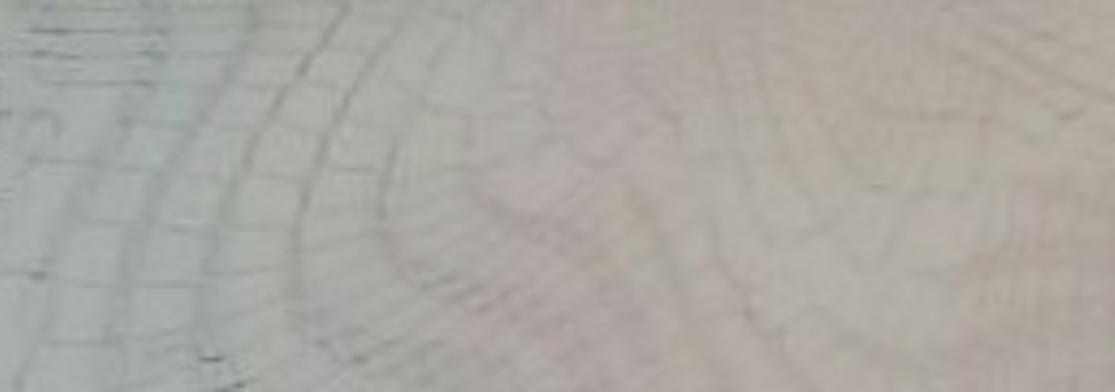
#> input picture gen_chinese/generate_OCRimages/background_img/background_1.jpg, 1115 x 392 px, given in place of background_12.jpg, which was not available
$ python Generate_IDnum9.py   (Python 2 division)
#> lines starting #> are read from the running program, lines starting #| are printed output that depends on the picture; after the words box and inside, x2 and y2 are one past the last pixel; in counts of white or black regions, pixels touching at a corner belong together; pictures that were not available may be replaced by others from this repository, and a replacement may not be noted
### gen_chinese/generate_OCRimages/gen_idnum/num_gen.py
#! /usr/env/bin python
# -*- coding: UTF-8 -*-

import os
import sys
import cv2
import numpy as np
import random

from PIL import Image
from PIL import ImageDraw
from PIL import ImageFont
from PIL import ImageEnhance
from skimage import draw as drawcurve

# [4 lines left out: function gaussianNoisy, not called in this run]

def gene_img(text):

    # background image cropped from the user id image
    #im = Image.open("/home/robot/hcl/generate_OCRimages/background_img/background_"+str(random.randint(1,6))+".jpg")
    im = Image.open("../background_img/background_"+str(random.randint(1,18))+".jpg")
    font_size = random.randint(21,25)
    stride_x = font_size-8
    im = im.resize((265,50))
    sdsds = random.uniform(-3,3)
    im = im.rotate(sdsds, Image.BICUBIC)
    draw = ImageDraw.Draw(im)
    char_list = list(text.strip())
    i , j = 0, 0
    start_x, start_y = random.randint(11,14),random.randint(9,12)
    font_path = "../fonts/idnum.ttf"
    font = ImageFont.truetype(font_path, font_size)
    for idx,char in enumerate(char_list):
        x_min = start_x + idx * stride_x+random.randint(-2,1)
        draw.text(( x_min , start_y ), char,(random.randint(0,30),random.randint(0,30),random.randint(0,30)) ,font=font)
    del draw

    enh_col = ImageEnhance.Color(im)
    im = enh_col.enhance(random.uniform(0.5,1.5))

    enh_bri = ImageEnhance.Brightness(im)
    im = enh_bri.enhance(random.uniform(0.9,1.3))

    enh_con = ImageEnhance.Contrast(im)
    im = enh_con.enhance(random.uniform(0.8,1.2))

    enh_sha = ImageEnhance.Sharpness(im)
    im = enh_sha.enhance(random.uniform(0.8,1.5))

    # change to the opencv(numpy) image data type
    cv_im = np.array(im)
    # enlarge the image and use erode to widen the stride
    '''
    factor = random.randint(2,4)
    print(factor)
    new_shape = (cv_im.shape[1] * factor, cv_im.shape[0] * factor)
    im_enlarge = cv2.resize(cv_im,new_shape)
    k = random.choice([1,1,3])
    print(k)
    kernel = cv2.getStructuringElement(cv2.MORPH_CROSS,(k,k))
    im_enlarge = cv2.erode(im_enlarge, kernel, iterations = 1)
    result_im = cv2.resize(im_enlarge, (cv_im.shape[1], cv_im.shape[0]))
    '''
    result_im = cv_im
    w = result_im.shape[1]
    h = result_im.shape[0]
    for i in range(int(w)):
        ww = random.randint(0,w-1)
        hh = random.randint(0,h-1)
        #noise = [[0,0,0],[255,255,255]]
        noise = [random.randint(0,255),random.randint(0,255),random.randint(0,255)]
        result_im [hh,ww] = random.choice(noise)

    # use Gaussion filter to blur the img
    #k = random.choice([[5,1],[7,1]])
    #print(k)
    #result_im = cv2.GaussianBlur(result_im ,( k[0], k[0] ),k[1])
    blur_im = result_im

    #blur_im = cv2.resize(blur_im, (random.randint(60,70),random.randint(60,70)))
    im = Image.fromarray(blur_im).rotate(-sdsds, Image.BICUBIC)
    im = im.crop((4,7,260,39))
    cv_im = np.array(im)
    return cv_im

### gen_chinese/generate_OCRimages/gen_idnum/motionBlur.py
#! /usr/env/bin python
# -*- coding: UTF-8 -*-
import math
import numpy as np
import cv2
#生成卷积核和锚点
def genaratePsf(length,angle):
    if angle == 0:
        angle = 1
    EPS=np.finfo(float).eps
    alpha = (angle-math.floor(angle/ 180) *180) /180* math.pi
    cosalpha = math.cos(alpha)
    sinalpha = math.sin(alpha)
    if cosalpha < 0:
        xsign = -1
    elif angle == 90:
        xsign = 0
    else:
        xsign = 1
    psfwdt = 1;
    #模糊核大小
    sx = int(math.fabs(length*cosalpha + psfwdt*xsign - length*EPS))
    sy = int(math.fabs(length*sinalpha + psfwdt - length*EPS))
    psf1=np.zeros((sy,sx))

    #psf1是左上角的权值较大，越往右下角权值越小的核。
    #这时运动像是从右下角到左上角移动
    half = length/2
    for i in range(0,sy):
        for j in range(0,sx):
            psf1[i][j] = i*math.fabs(cosalpha) - j*sinalpha
            rad = math.sqrt(i*i + j*j)
            if  rad >= half and math.fabs(psf1[i][j]) <= psfwdt:
                temp = half - math.fabs((j + psf1[i][j] * sinalpha) / cosalpha)
                psf1[i][j] = math.sqrt(psf1[i][j] * psf1[i][j] + temp*temp)
            psf1[i][j] = psfwdt + EPS - math.fabs(psf1[i][j]);
            if psf1[i][j] < 0:
                psf1[i][j] = 0
    #运动方向是往左上运动，锚点在（0，0）
    anchor=(0,0)
    #运动方向是往右上角移动，锚点一个在右上角
    #同时，左右翻转核函数，使得越靠近锚点，权值越大
    if angle<90 and angle>0:
       psf1=np.fliplr(psf1)
       anchor=(psf1.shape[1]-1,0)
    elif angle>-90 and angle<0:#同理：往右下角移动
        psf1=np.flipud(psf1)
        psf1=np.fliplr(psf1)
        anchor=(psf1.shape[1]-1,psf1.shape[0]-1)
    elif anchor<-90:#同理：往左下角移动
        psf1=np.flipud(psf1)
        anchor=(0,psf1.shape[0]-1)
    psf1=psf1/psf1.sum()
    return psf1,anchor

### gen_chinese/generate_OCRimages/gen_idnum/Generate_IDnum9.py
#! /usr/bin/env python
# -*- coding: utf-8 -*-

import os
import codecs
import random
import cv2
import time
from num_gen import gene_img
import copy
import motionBlur

alph = "0123456789X"

if __name__ == "__main__":
       Path_String_Writer = codecs.open("num9_blur", "a+")
       start,end = 0,100000
       for i in range(start,end):
               idnum = ""
               for ii in range(9):
                   idnum = idnum+random.choice(alph)
               img = gene_img(idnum)
#> in gene_img, im is the input picture: PIL image 1115x392 RGB; mean R, G, B 171.4, 168.4, 163.2
#> in gene_img, `im = im.resize((265,50))`:
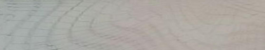
#> im: PIL image 265x50 RGB; mean R, G, B 171.4, 168.4, 163.2
#> in gene_img, `im = im.rotate(sdsds, Image.BICUBIC)`:
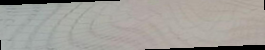
#> im: PIL image 265x50 RGB; mean R, G, B 161.6, 158.7, 153.8
#> in gene_img, `enh_col = ImageEnhance.Color(im)`:
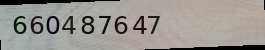
#> im: PIL image 265x50 RGB; mean R, G, B 152.2, 149.2, 144.4
#> in gene_img, `im = enh_sha.enhance(random.uniform(0.8,1.5))`:
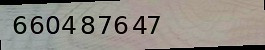
#> im: PIL image 265x50 RGB; mean R, G, B 144, 139.8, 132.6
#> the loop in gene_img, `for i in range(int(w)):` made 265 passes
#> noise on passes 1 to 3: [252, 170, 124], [32, 97, 113], [229, 46, 41]
#> after the loop in gene_img, `for i in range(int(w)):`:
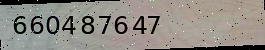
#> result_im: shape (50, 265, 3); 1.98% of pixels changed, all inside (x1, y1, x2, y2) = (0, 0, 265, 50)
#> in gene_img, `im = Image.fromarray(blur_im).rotate(-sdsds, Image.BICUBIC)`:
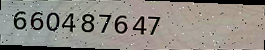
#> im: PIL image 265x50 RGB; mean R, G, B 143.1, 139, 132
#> in gene_img, `im = im.crop((4,7,260,39))`:
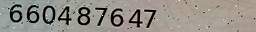
#> im: PIL image 256x32 RGB; mean R, G, B 147, 142.9, 135.2
               kernel,anchor=motionBlur.genaratePsf(random.randint(4,7),random.randint(-179,179))
#> (the run stopped early here; a loop or call above may not have finished)

$ run again, on gen_chinese/generate_OCRimages/background_img/background_5.jpg
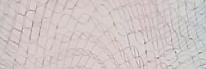
#> input picture gen_chinese/generate_OCRimages/background_img/background_5.jpg, 206 x 69 px, given in place of background_12.jpg, which was not available
#> in gene_img, im is the input picture: PIL image 206x69 RGB; mean R, G, B 208.5, 198.2, 197.4
#> the loop in gene_img, `for i in range(int(w)):` made 265 passes
#> noise on passes 1 to 3: [252, 170, 124], [32, 97, 113], [229, 46, 41]
#> after the loop in gene_img, `for i in range(int(w)):`:
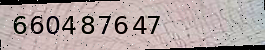
#> result_im: shape (50, 265, 3); mean R, G, B 176.1, 162.5, 161.3
#> in gene_img, `im = im.crop((4,7,260,39))`:
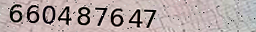
#> im: PIL image 256x32 RGB; mean R, G, B 179.6, 165.9, 164.6

$ run again, on gen_chinese/generate_OCRimages/background_img/background_6.jpg
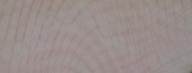
#> input picture gen_chinese/generate_OCRimages/background_img/background_6.jpg, 192 x 73 px, given in place of background_12.jpg, which was not available
#> in gene_img, im is the input picture: PIL image 192x73 RGB; mean R, G, B 153.6, 141.6, 138.9
#> the loop in gene_img, `for i in range(int(w)):` made 265 passes
#> noise on passes 1 to 3: [252, 170, 124], [32, 97, 113], [229, 46, 41]
#> after the loop in gene_img, `for i in range(int(w)):`:
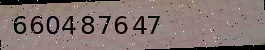
#> result_im: shape (50, 265, 3); mean R, G, B 131.7, 115.8, 112.1
#> in gene_img, `im = im.crop((4,7,260,39))`:
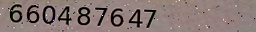
#> im: PIL image 256x32 RGB; mean R, G, B 134.7, 118.4, 115

$ run again, on gen_chinese/generate_OCRimages/background_img/background_7.jpg
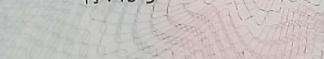
#> input picture gen_chinese/generate_OCRimages/background_img/background_7.jpg, 324 x 59 px, given in place of background_12.jpg, which was not available
#> in gene_img, im is the input picture: PIL image 324x59 RGB; mean R, G, B 199.3, 193.2, 191.3
#> the loop in gene_img, `for i in range(int(w)):` made 265 passes
#> noise on passes 1 to 3: [252, 170, 124], [32, 97, 113], [229, 46, 41]
#> in gene_img, `im = im.crop((4,7,260,39))`:
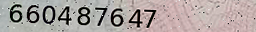
#> im: PIL image 256x32 RGB; mean R, G, B 171.5, 162.4, 159.7
